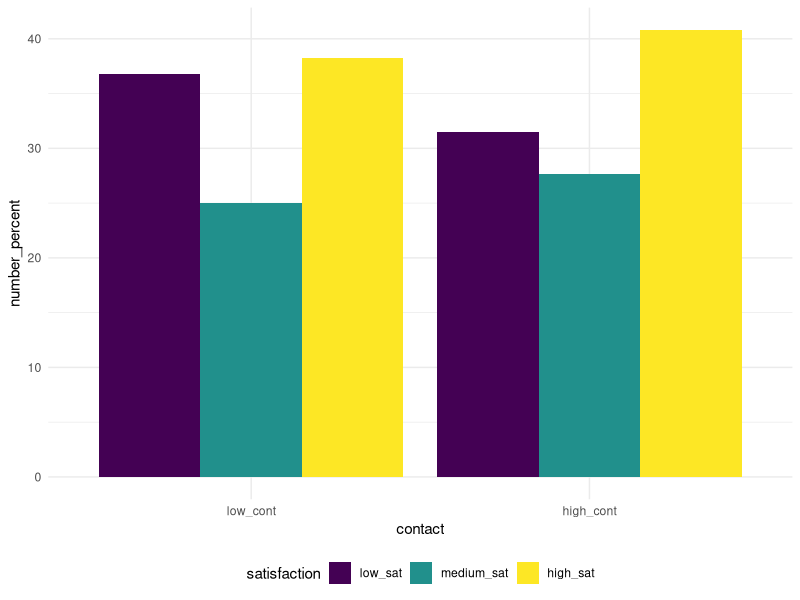
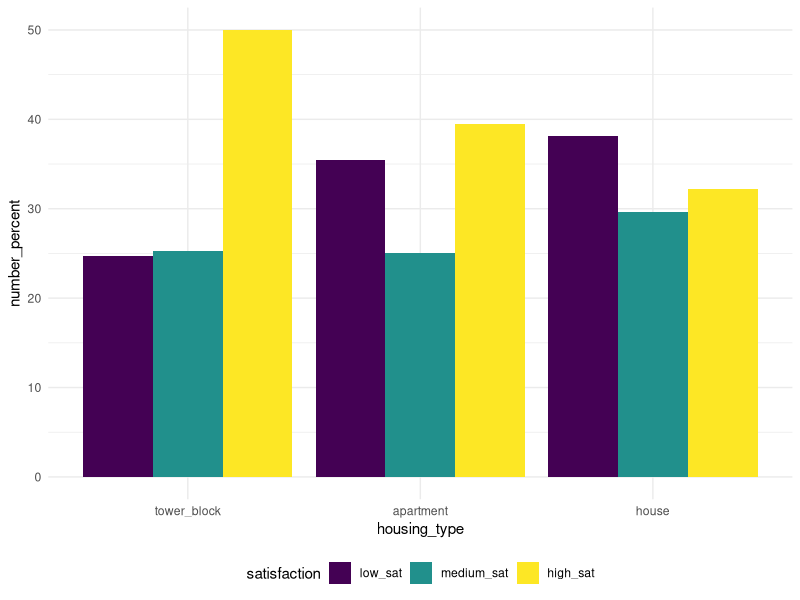

These figures' R source, in order: (Note: this script raises an error after producing the figures.)
## ---- chunk 1
knitr::opts_chunk$set(echo = TRUE)

library(tidyverse)
library(viridis)
library(ggplot2)
library(nnet)
library(MASS) # ordinal response (iii)
knitr::opts_chunk$set(
	echo = TRUE,
	warning = FALSE,
	fig.width = 8, 
  fig.height = 6,
  out.width = "90%"
)
options(
  ggplot2.continuous.colour = "viridis",
  ggplot2.continuous.fill = "viridis"
)
scale_colour_discrete = scale_colour_viridis_d
scale_fill_discrete = scale_fill_viridis_d
theme_set(theme_minimal() + theme(legend.position = "bottom"))
## ---- chunk 2

#satisfaction: 0=low, 1=medium, 2=high
#contact:      0=low, 1=high
#house_type:   0=tower_block, 1=apart, 2=house

housing_data = tibble( 
                    satisfaction = rep(c("low_sat", "medium_sat", "high_sat"), 6),
                    contact = rep(rep(c("low_cont", "high_cont"), each = 3), 3),
                    housing_type = rep(c("tower_block", "apartment", "house"), each = 6),
                    n = c(c(65, 54, 100, 34, 47, 100), 
                          c(130, 76, 111, 141, 116, 191), 
                          c(67, 48, 62, 130, 105, 104))) %>% 
  mutate(
  satisfaction = factor(satisfaction, levels = c("low_sat", "medium_sat", "high_sat")),
  contact = factor(contact, levels = c("low_cont", "high_cont")), 
  housing_type = factor(housing_type, levels = c("tower_block", "apartment", "house"))
  )
## ---- chunk 3

sat_cont_df = housing_data %>% 
  group_by(satisfaction, contact) %>% 
  summarize (n = sum(n)) %>%                            # summing up the number of people based on sat and cont
  group_by(contact) %>% 
  mutate (total_contact = sum(n),                       # summing up the totral number of people with high/low contact
          number_percent = (n/total_contact)*100) %>%   # calculating percentages
  dplyr::select(satisfaction, contact, number_percent)          # selecting cols that I need

## ---- chunk 4

sat_cont_df %>% 
  pivot_wider(names_from = satisfaction, values_from = number_percent) %>%
  knitr::kable()

sat_cont_df %>% 
  ggplot(aes(fill=satisfaction, y=number_percent, x=contact)) +
  geom_bar(position="dodge", stat="identity")
## ---- chunk 5

sat_hous_df = housing_data %>% 
  group_by(satisfaction, housing_type) %>% 
  summarize (n = sum(n)) %>%                            # summing up the number of people based on sat and cont
  group_by(housing_type) %>% 
  mutate (total_housing = sum(n),                       # summing up the totral number of people with high/low contact
          number_percent = (n/total_housing)*100) %>%   # calculating percentages
  dplyr::select(satisfaction, housing_type, number_percent)         # selecting cols that I need
## ---- chunk 6

sat_hous_df %>% 
  pivot_wider(names_from = satisfaction, values_from = number_percent) %>%
  knitr::kable()

sat_hous_df %>% 
  ggplot(aes(fill=satisfaction, y=number_percent, x=housing_type)) +
  geom_bar(position="dodge", stat="identity")
## ---- chunk 7

# fitting a nominal model
nominal_housing_data = housing_data %>% 
  pivot_wider(names_from = satisfaction, values_from = n)

sat_nominal = multinom(cbind(low_sat, medium_sat, high_sat) ~ housing_type + contact, data = nominal_housing_data)
sat_nominal_fit = summary(sat_nominal)
sat_nominal_fit
## ---- chunk 8

# computing 95% CI
ci_1 = round(exp(sat_nominal_fit$coefficients[1, 1] + c(qnorm(0.025),-qnorm(0.025))* sat_nominal_fit$standard.errors[1, 1]), 3)
ci_2 = round(exp(sat_nominal_fit$coefficients[1, 4] + c(qnorm(0.025),-qnorm(0.025))* sat_nominal_fit$standard.errors[1, 4]), 3)
ci_3 = round(exp(sat_nominal_fit$coefficients[1, 2] + c(qnorm(0.025),-qnorm(0.025))* sat_nominal_fit$standard.errors[1, 2]), 3)
ci_4 = round(exp(sat_nominal_fit$coefficients[1, 3] + c(qnorm(0.025),-qnorm(0.025))* sat_nominal_fit$standard.errors[1, 3]), 3)
ci_5 = round(exp(sat_nominal_fit$coefficients[2, 1] + c(qnorm(0.025),-qnorm(0.025))* sat_nominal_fit$standard.errors[2, 1]), 3)
ci_6 = round(exp(sat_nominal_fit$coefficients[2, 4] + c(qnorm(0.025),-qnorm(0.025))* sat_nominal_fit$standard.errors[2, 4]), 3)
ci_7 = round(exp(sat_nominal_fit$coefficients[2, 2] + c(qnorm(0.025),-qnorm(0.025))* sat_nominal_fit$standard.errors[2, 2]), 3)
ci_8 = round(exp(sat_nominal_fit$coefficients[2, 3] + c(qnorm(0.025),-qnorm(0.025))* sat_nominal_fit$standard.errors[2, 3]), 3)
## ---- chunk 9

# computing pearson residuals
pihat = predict(sat_nominal,type='probs') 
m = rowSums(nominal_housing_data[,3:5])
res_pearson=(nominal_housing_data[,3:5] - pihat * m)/sqrt(pihat * m)

G_stat = sum (res_pearson ^ 2) # computing G-stat

pval = 1-pchisq (G_stat, df = (6-4)*(3-1)) # pvalue >>> 0.1395076, fail to reject null >> fit is good

D_stat = sum(2*nominal_housing_data[,3:5]*log(nominal_housing_data[,3:5]/(m*pihat))) # deviance
## ---- chunk 10

sat_ordinal = polr(satisfaction ~ housing_type + contact, data = housing_data, weights = n)
summary(sat_ordinal)
## ---- chunk 11

p_hat = predict(sat_ordinal, nominal_housing_data, type = 'p')

res_pearson2 = (nominal_housing_data[,3:5] - p_hat * m) / sqrt(p_hat * m)

cbind(housing = nominal_housing_data$housing_type, contact = nominal_housing_data$contact, res_pearson2) %>%
  knitr::kable()
